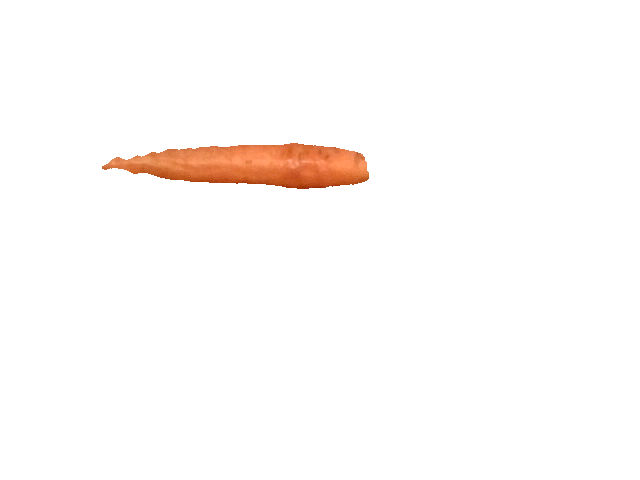
#> input picture captures/fruta_aislada_000.png, 640 x 480 px, given in place of the camera
$ python 12_realtime_detection.py
#> lines starting #> are read from the running program, lines starting #| are printed output that depends on the picture; after the words box and inside, x2 and y2 are one past the last pixel; in counts of white or black regions, pixels touching at a corner belong together
#!/usr/bin/env python3
"""
Sistema simplificado de aislamiento de frutas en tiempo real.
Detecta y aisla frutas que sostienes con las manos usando la webcam.
"""

import cv2
import numpy as np


# ============================================================================
# DETECCION DE PIEL (MANOS/CARA)
# ============================================================================

def detect_skin(frame):
    """
    Detecta areas de color piel (manos, brazos, cara).

    Args:
        frame: Imagen BGR de entrada

    Returns:
        Mascara binaria donde las areas de piel son blancas (255)
    """
    # Convertir a espacio de color HSV y YCrCb para mejor deteccion
    hsv = cv2.cvtColor(frame, cv2.COLOR_BGR2HSV)
    ycrcb = cv2.cvtColor(frame, cv2.COLOR_BGR2YCrCb)

    # Rangos HSV - mas permisivos
    lower_hsv = np.array([0, 15, 0], dtype=np.uint8)
    upper_hsv = np.array([25, 170, 255], dtype=np.uint8)
    skin_hsv = cv2.inRange(hsv, lower_hsv, upper_hsv)

    # Rangos YCrCb - deteccion complementaria
    lower_ycrcb = np.array([0, 133, 77], dtype=np.uint8)
    upper_ycrcb = np.array([255, 173, 127], dtype=np.uint8)
    skin_ycrcb = cv2.inRange(ycrcb, lower_ycrcb, upper_ycrcb)

    # Combinar ambas mascaras
    skin_mask = cv2.bitwise_and(skin_hsv, skin_ycrcb)

    # Limpiar ruido
    kernel = cv2.getStructuringElement(cv2.MORPH_ELLIPSE, (5, 5))
    skin_mask = cv2.morphologyEx(skin_mask, cv2.MORPH_CLOSE, kernel, iterations=2)
    skin_mask = cv2.morphologyEx(skin_mask, cv2.MORPH_OPEN, kernel, iterations=1)

    # Dilatar para excluir bien las manos
    kernel_dilate = cv2.getStructuringElement(cv2.MORPH_ELLIPSE, (11, 11))
    skin_mask = cv2.dilate(skin_mask, kernel_dilate, iterations=1)

    return skin_mask


# ============================================================================
# DETECCION DE FRUTAS POR COLOR
# ============================================================================

def detect_fruit_colors(frame):
    """
    Detecta colores tipicos de frutas en el espacio HSV.
    Rangos mas amplios para mejor deteccion.

    Args:
        frame: Imagen BGR de entrada

    Returns:
        Mascara binaria donde las frutas detectadas son blancas (255)
    """
    # Convertir a HSV
    hsv = cv2.cvtColor(frame, cv2.COLOR_BGR2HSV)

    # Crear mascara vacia
    fruit_mask = np.zeros(frame.shape[:2], dtype=np.uint8)

    # Rangos mas amplios y permisivos
    color_ranges = {
        'rojo_1': ([0, 50, 50], [10, 255, 255]),      # Rojos parte 1
        'rojo_2': ([170, 50, 50], [180, 255, 255]),   # Rojos parte 2
        'naranja': ([8, 60, 60], [25, 255, 255]),     # Naranjas
        'amarillo': ([20, 50, 50], [40, 255, 255]),   # Amarillos
        'verde': ([35, 40, 40], [90, 255, 255]),      # Verdes
        'morado': ([120, 40, 40], [160, 255, 255]),   # Morados/azules
    }

    # Aplicar cada rango de color
    for color_name, (lower, upper) in color_ranges.items():
        lower_np = np.array(lower, dtype=np.uint8)
        upper_np = np.array(upper, dtype=np.uint8)

        mask = cv2.inRange(hsv, lower_np, upper_np)
        fruit_mask = cv2.bitwise_or(fruit_mask, mask)

    # Limpiar ruido
    kernel = cv2.getStructuringElement(cv2.MORPH_ELLIPSE, (3, 3))
    fruit_mask = cv2.morphologyEx(fruit_mask, cv2.MORPH_OPEN, kernel, iterations=1)
    fruit_mask = cv2.morphologyEx(fruit_mask, cv2.MORPH_CLOSE, kernel, iterations=2)

    return fruit_mask


# ============================================================================
# AISLAMIENTO DE FRUTA
# ============================================================================

def isolate_fruit(frame):
    """
    Aisla la fruta del resto de la imagen (excluyendo manos, cara, fondo).

    Args:
        frame: Imagen BGR de entrada

    Returns:
        fruit_mask: Mascara binaria de la fruta aislada
        largest_contour: Contorno de la fruta mas grande (o None)
    """
    # 1. Detectar colores de fruta primero
    fruit_color_mask = detect_fruit_colors(frame)

    # 2. Detectar areas de piel (manos, cara)
    skin_mask = detect_skin(frame)

    # 3. Excluir areas muy oscuras (ropa oscura, sombras)
    hsv = cv2.cvtColor(frame, cv2.COLOR_BGR2HSV)
    dark_mask = cv2.inRange(hsv, np.array([0, 0, 0]), np.array([180, 255, 40]))

    # 4. Excluir areas muy claras (fondo blanco)
    light_mask = cv2.inRange(hsv, np.array([0, 0, 240]), np.array([180, 20, 255]))

    # 5. Crear mascara de exclusion total
    exclusion_mask = cv2.bitwise_or(skin_mask, dark_mask)
    exclusion_mask = cv2.bitwise_or(exclusion_mask, light_mask)

    # 6. Aislar fruta: color de fruta SIN areas excluidas
    fruit_mask = cv2.bitwise_and(fruit_color_mask, cv2.bitwise_not(exclusion_mask))

    # 7. Limpiar mascara final
    kernel = cv2.getStructuringElement(cv2.MORPH_ELLIPSE, (5, 5))
    fruit_mask = cv2.morphologyEx(fruit_mask, cv2.MORPH_OPEN, kernel, iterations=1)
    fruit_mask = cv2.morphologyEx(fruit_mask, cv2.MORPH_CLOSE, kernel, iterations=2)

    # 8. Encontrar contornos
    contours, _ = cv2.findContours(fruit_mask, cv2.RETR_EXTERNAL, cv2.CHAIN_APPROX_SIMPLE)

    if not contours:
        return fruit_mask, None

    # 9. Filtrar contornos por area minima (mas permisivo)
    min_area = frame.shape[0] * frame.shape[1] * 0.005  # 0.5% del area de la imagen
    valid_contours = [c for c in contours if cv2.contourArea(c) > min_area]

    if not valid_contours:
        return fruit_mask, None

    # 10. Seleccionar el contorno mas grande (probablemente la fruta)
    largest_contour = max(valid_contours, key=cv2.contourArea)

    # 11. Crear mascara final solo con la fruta principal
    final_mask = np.zeros(frame.shape[:2], dtype=np.uint8)
    cv2.drawContours(final_mask, [largest_contour], -1, 255, -1)

    return final_mask, largest_contour


# ============================================================================
# VISUALIZACION
# ============================================================================

def draw_fruit_overlay(frame, mask, contour):
    """
    Dibuja un overlay sobre la fruta detectada y muestra informacion.

    Args:
        frame: Imagen original
        mask: Mascara de la fruta
        contour: Contorno de la fruta

    Returns:
        Imagen con overlay
    """
    result = frame.copy()

    # Crear overlay verde semi-transparente sobre la fruta
    overlay = frame.copy()
    overlay[mask > 0] = [0, 255, 0]  # Verde
    result = cv2.addWeighted(result, 0.6, overlay, 0.4, 0)

    # Si hay un contorno valido, dibujar informacion
    if contour is not None:
        # Dibujar contorno amarillo
        cv2.drawContours(result, [contour], -1, (0, 255, 255), 3)

        # Obtener bounding box
        x, y, w, h = cv2.boundingRect(contour)
        cv2.rectangle(result, (x, y), (x + w, y + h), (255, 0, 255), 2)

        # Calcular informacion
        area = cv2.contourArea(contour)
        perimeter = cv2.arcLength(contour, True)
        circularity = (4 * np.pi * area) / (perimeter ** 2) if perimeter > 0 else 0

        # Mostrar informacion
        info_texts = [
            f"Area: {int(area)} px",
            f"Tamano: {w}x{h} px",
            f"Circularidad: {circularity:.2f}"
        ]

        # Dibujar textos con sombra para mejor legibilidad
        y_offset = max(30, y - 10)
        for i, text in enumerate(info_texts):
            text_y = y_offset - (len(info_texts) - i - 1) * 25

            # Sombra negra
            cv2.putText(result, text, (x, text_y),
                       cv2.FONT_HERSHEY_SIMPLEX, 0.6, (0, 0, 0), 3)
            # Texto blanco
            cv2.putText(result, text, (x, text_y),
                       cv2.FONT_HERSHEY_SIMPLEX, 0.6, (255, 255, 255), 2)

    return result


# [42 lines left out: function create_debug_view, not called in this run]


# ============================================================================
# FUNCION PRINCIPAL
# ============================================================================

def main():
    """
    Funcion principal para aislamiento de frutas en tiempo real.
    """
    print("=" * 60)
    print("    SISTEMA DE AISLAMIENTO DE FRUTAS EN TIEMPO REAL")
    print("=" * 60)
    print("\nIniciando camara...")

    # Inicializar camara
    cap = cv2.VideoCapture(0)

    if not cap.isOpened():
        print("Error: No se pudo abrir la camara")
        return

    # Configurar resolucion
    cap.set(cv2.CAP_PROP_FRAME_WIDTH, 640)
    cap.set(cv2.CAP_PROP_FRAME_HEIGHT, 480)

    print("Camara iniciada correctamente\n")
    print("CONTROLES:")
    print("  'q' o ESC  - Salir")
    print("  'm'        - Alternar vista de mascara")
    print("  'd'        - Alternar vista de debug (4 paneles)")
    print("  'i'        - Alternar informacion de la fruta")
    print("  ESPACIO    - Capturar imagen de la fruta aislada")
    print("=" * 60 + "\n")

    # Estados de visualizacion
    show_mask = False
    show_debug = False
    show_info = True

    # Contador para capturas
    capture_count = 0

    while True:
        # Capturar frame
        ret, frame = cap.read()
#> frame is the input picture: shape (480, 640, 3); mean B, G, R 249.7, 251.2, 254.1

        if not ret:
            print("Error: No se pudo leer el frame")
            break

        # Voltear horizontalmente (efecto espejo)
        frame = cv2.flip(frame, 1)
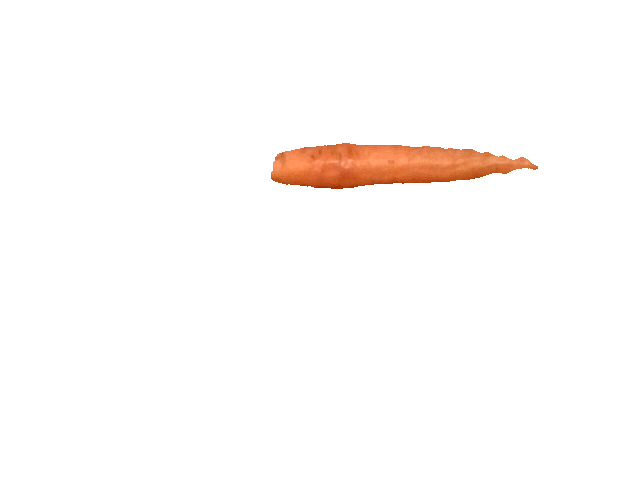
#> frame: shape (480, 640, 3); mean B, G, R 249.7, 251.2, 254.1

        # Detectar piel (para debug)
        skin_mask = detect_skin(frame)
#> in detect_skin, `hsv = cv2.cvtColor(frame, cv2.COLOR_BGR2HSV)`: hsv: shape (480, 640, 3); mean H, S, V 0.3, 5.1, 254.1
#> in detect_skin, `ycrcb = cv2.cvtColor(frame, cv2.COLOR_BGR2YCrCb)`: ycrcb: shape (480, 640, 3); mean of channels 0, 1, 2 251.9, 129.6, 126.8
#> in detect_skin, `skin_hsv = cv2.inRange(hsv, lower_hsv, upper_hsv)`:
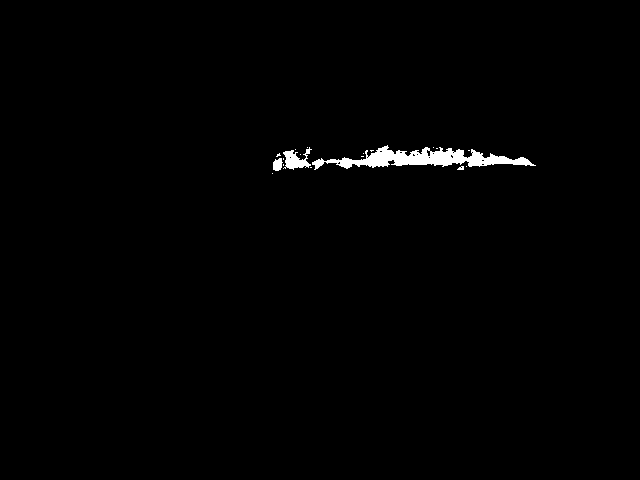
#> skin_hsv: shape (480, 640); 0.9% white; 19 white regions (15 under 20 px), largest, box (x1, y1, x2, y2) and area: (312, 145, 536, 170) 2278, (283, 147, 312, 170) 336, (273, 158, 283, 171) 98, (457, 166, 464, 170) 20
#> in detect_skin, `skin_ycrcb = cv2.inRange(ycrcb, lower_ycrcb, upper_ycrcb)`: skin_ycrcb: shape (480, 640); every value is 0

        # Detectar colores de fruta (para debug)
        fruit_color_mask = detect_fruit_colors(frame)
#> in detect_fruit_colors, `fruit_mask = cv2.morphologyEx(fruit_mask, cv2.MORPH_OPEN, kernel, iter..`: fruit_mask: shape (480, 640); 2.8% white; 1 white region, box (x1, y1, x2, y2) and area: (271, 143, 538, 189) 8507

        # Aislar fruta
        fruit_mask, contour = isolate_fruit(frame)
#> in isolate_fruit, `light_mask = cv2.inRange(hsv, np.array([0, 0, 240]), np.array([180, 20..`: light_mask: shape (480, 640); 97.2% white; 1 black region, box (x1, y1, x2, y2) and area: (271, 143, 538, 189) 8510
#> in isolate_fruit, `fruit_mask = cv2.morphologyEx(fruit_mask, cv2.MORPH_OPEN, kernel, iter..`: fruit_mask: shape (480, 640); 2.8% white; 1 white region
#> in isolate_fruit, `contours, _ = cv2.findContours(fruit_mask, cv2.RETR_EXTERNAL, cv2.CHAI..`: contours = 1 contour; box (x1, y1, x2, y2) and area: (271, 143, 537, 189) 8228
#> in isolate_fruit, `valid_contours = [c for c in contours if cv2.contourArea(c) > min_area]`: valid_contours has the same summary as contours
#> in isolate_fruit, `largest_contour = max(valid_contours, key=cv2.contourArea)`: largest_contour = contour of 187 points, box (x1, y1, x2, y2) (271, 143, 537, 189), area 8228
#> contour has the same summary as largest_contour in isolate_fruit

        # Crear visualizacion segun el modo
        if show_debug:
            # Vista de debug con 4 paneles
            display = create_debug_view(frame, fruit_mask, fruit_color_mask, skin_mask)
            display = cv2.resize(display, (frame.shape[1], frame.shape[0]))

        elif show_mask:
            # Solo mostrar la mascara de la fruta
            display = cv2.cvtColor(fruit_mask, cv2.COLOR_GRAY2BGR)

        else:
            # Vista normal con overlay
            display = draw_fruit_overlay(frame, fruit_mask, contour if show_info else None)
#> in draw_fruit_overlay, `overlay[mask > 0] = [0, 255, 0]`:
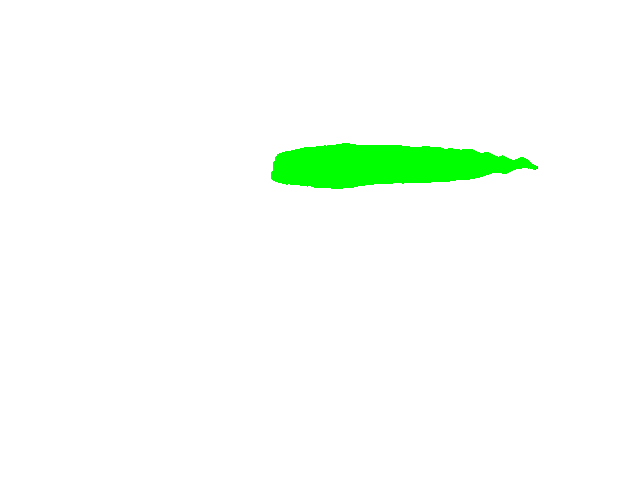
#> overlay: shape (480, 640, 3); 2.77% of pixels changed, all inside (x1, y1, x2, y2) = (271, 143, 537, 189)
#> in draw_fruit_overlay, `result = cv2.addWeighted(result, 0.6, overlay, 0.4, 0)`:
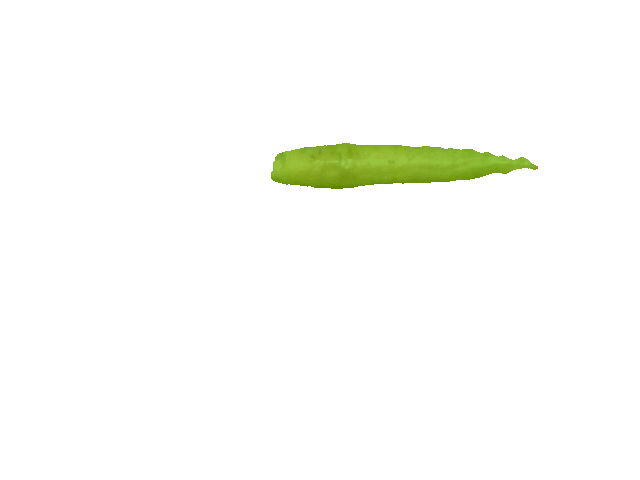
#> result: shape (480, 640, 3); mean B, G, R 249, 252.7, 251.6
#> in draw_fruit_overlay, `x, y, w, h = cv2.boundingRect(contour)`: x = 271; y = 143; w = 266; h = 46
#> in draw_fruit_overlay, `cv2.rectangle(result, (x, y), (x + w, y + h), (255, 0, 255), 2)`:
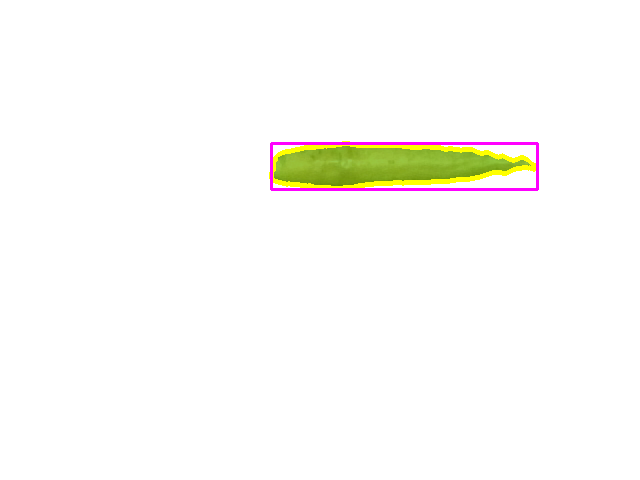
#> result: shape (480, 640, 3); mean B, G, R 248.2, 251.6, 252.3
#> in draw_fruit_overlay, `area = cv2.contourArea(contour)`: area = 8228.5
#> in draw_fruit_overlay, `perimeter = cv2.arcLength(contour, True)`: perimeter = 592.5
#> in draw_fruit_overlay, `circularity = (4 * np.pi * area) / (perimeter ** 2) if perimeter > 0 e..`: circularity = 0.295
#> in draw_fruit_overlay, `info_texts = [ f"Area: {int(area)} px", f"Tamano: {w}x{h} px", f"Circu..`: info_texts = ['Area: 8228 px', 'Tamano: 266x46 px', 'Circularidad: 0.29']
#> in draw_fruit_overlay, `y_offset = max(30, y - 10)`: y_offset = 133
#> the loop in draw_fruit_overlay, `for i, text in enumerate(info_texts):` made 3 passes
#> (text, text_y) on passes 1 to 3: ('Area: 8228 px', 83), ('Tamano: 266x46 px', 108), ('Circularidad: 0.29', 133)
#> after the loop in draw_fruit_overlay, `for i, text in enumerate(info_texts):`:
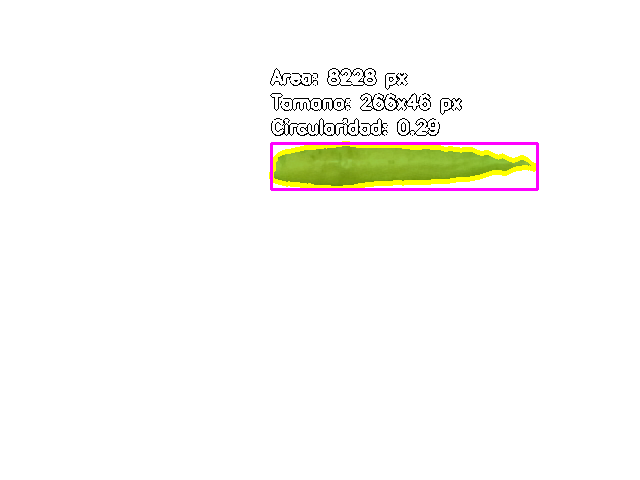
#> result: shape (480, 640, 3); 0.65% of pixels changed, all inside (x1, y1, x2, y2) = (270, 68, 462, 136)

        # Anadir instrucciones en pantalla
        instructions = "Q/ESC: Salir  |  M: Mascara  |  D: Debug  |  I: Info  |  ESPACIO: Capturar"

        cv2.putText(display, instructions, (10, display.shape[0] - 20),
                   cv2.FONT_HERSHEY_SIMPLEX, 0.5, (255, 255, 255), 1)

        # Indicador de fruta detectada
        if contour is not None:
            status_text = "FRUTA DETECTADA"
            status_color = (0, 255, 0)
        else:
            status_text = "Buscando fruta..."
            status_color = (0, 165, 255)

        cv2.putText(display, status_text, (10, 30),
                   cv2.FONT_HERSHEY_SIMPLEX, 0.8, (0, 0, 0), 3)
        cv2.putText(display, status_text, (10, 30),
                   cv2.FONT_HERSHEY_SIMPLEX, 0.8, status_color, 2)
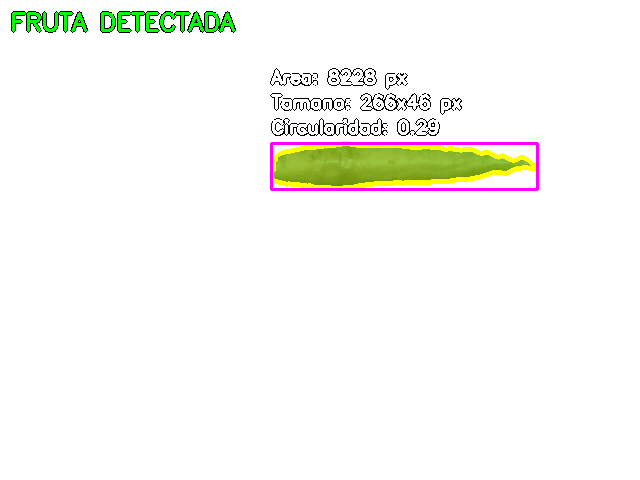
#> display: shape (480, 640, 3); mean B, G, R 244.2, 249.1, 248.4

        # Mostrar ventana
        cv2.imshow('Aislamiento de Frutas', display)

        # Procesar teclas
        key = cv2.waitKey(1) & 0xFF
#> (key q is pressed here)

        if key == ord('q') or key == 27:  # 'q' o ESC
            print("\nSaliendo...")
            break

        elif key == ord('m'):  # Alternar mascara
            show_mask = not show_mask
            show_debug = False
            mode = "MASCARA" if show_mask else "NORMAL"
            print(f"Modo: {mode}")

        elif key == ord('d'):  # Alternar debug
            show_debug = not show_debug
            show_mask = False
            mode = "DEBUG" if show_debug else "NORMAL"
            print(f"Modo: {mode}")

        elif key == ord('i'):  # Alternar info
            show_info = not show_info
            mode = "ACTIVADA" if show_info else "DESACTIVADA"
            print(f"Informacion: {mode}")

        elif key == ord(' '):  # ESPACIO - Capturar
            if contour is not None:
                # Crear imagen con solo la fruta sobre fondo blanco
                captured = np.ones_like(frame) * 255
                captured[fruit_mask > 0] = frame[fruit_mask > 0]

                # Guardar imagen
                filename = f"fruta_aislada_{capture_count:03d}.png"
                cv2.imwrite(filename, captured)
                capture_count += 1
                print(f"Captura guardada: {filename}")
            else:
                print("No hay fruta detectada para capturar")

    # Limpiar
    cap.release()
    cv2.destroyAllWindows()
    print("\nPrograma finalizado correctamente")
    print(f"Total de capturas: {capture_count}")


if __name__ == "__main__":
    main()
